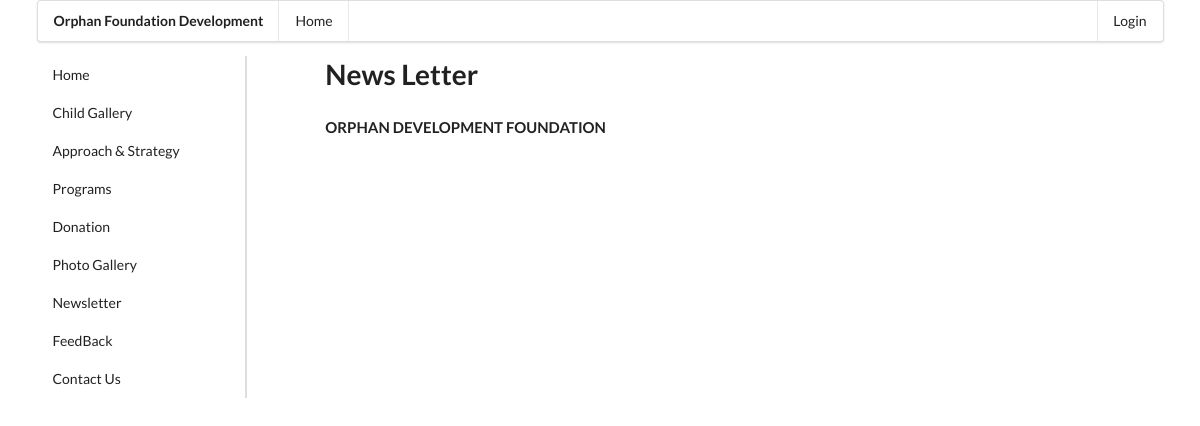
Page /newsletter.php on the earlier database version.
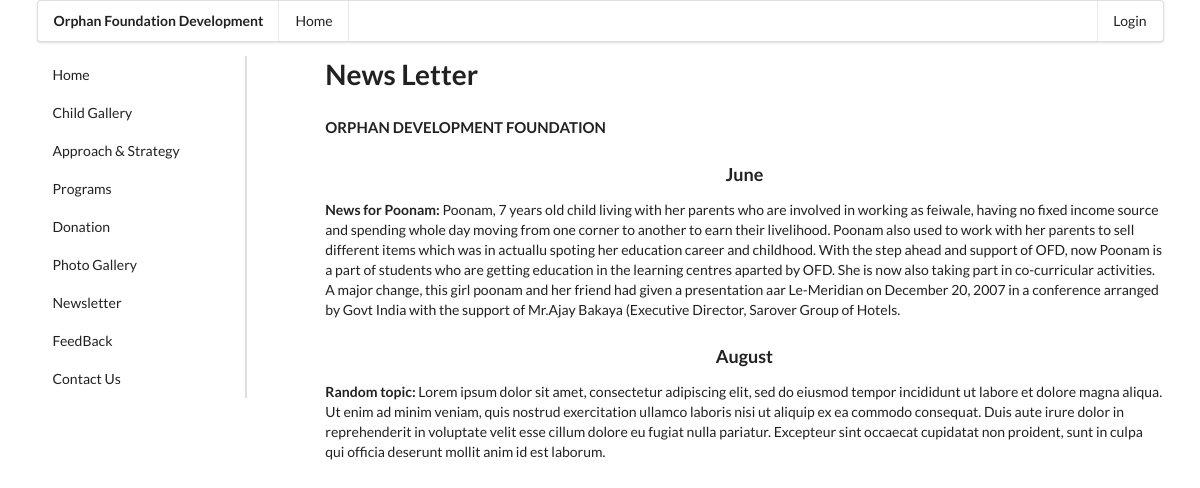
Same page on the later database version.
### tables this page shows
CREATE TABLE `newsletter` (
  `n_id` int(3) NOT NULL,
  `n_issue` varchar(40) NOT NULL,
  `n_story` text NOT NULL,
  `n_month` varchar(20) NOT NULL
);

### newsletter.php (the view)
<?php include './components/header.php'; ?>
    <div class="ui container">
        <?php include './components/top-menu.php'; ?>
        <div class="ui grid">
            <?php include './components/side-menu.php'; ?>
            <div class="twelve wide column">
                <h1>News Letter</h1>
                <h4>ORPHAN DEVELOPMENT FOUNDATION</h4>
                <?php
                    $sql = "SELECT n_issue, n_story, n_month FROM newsletter";
                    $result = $conn->query($sql);
                    if ($result->num_rows > 0) {
                        while($row = $result->fetch_assoc()) {
                ?>
                    <h3 style="text-align: center;"><?php echo $row["n_month"]; ?></h3>
                    <p><strong><?php echo $row["n_issue"]; ?>:</strong> <?php echo $row["n_story"]; ?></p>
                <?php
                        }
                    }
                ?>
                <span class="p-20"></span>
            </div>
        </div>
    </div>
<?php include './components/footer.php'; ?>

Differences in the rows shown:
added newsletter: n_month "June", n_issue "News for Poonam", n_story "Poonam, 7 years old child living with her parents who are involved in working as feiwale, having no fixed income source and spending whole day moving from one corner to another to earn their livelihood. Poonam also used to work with her parents to sell different items which was in actuallu spoting her education career and childhood. With the step ahead and support of OFD, now Poonam is a part of students who are getting education in the learning centres aparted by OFD. She is now also taking part in co-curricular activities. A major change, this girl poonam and her friend had given a presentation aar Le-Meridian on December 20, 2007 in a conference arranged by Govt India with the support of…"
added newsletter: n_month "August", n_issue "Random topic", n_story "Lorem ipsum dolor sit amet, consectetur adipiscing elit, sed do eiusmod tempor incididunt ut labore et dolore magna aliqua. Ut enim ad minim veniam, quis nostrud exercitation ullamco laboris nisi ut aliquip ex ea commodo consequat. Duis aute irure dolor in reprehenderit in voluptate velit esse cillum dolore eu fugiat nulla pariatur. Excepteur sint occaecat cupidatat non proident, sunt in culpa qui officia deserunt mollit anim id est laborum."
